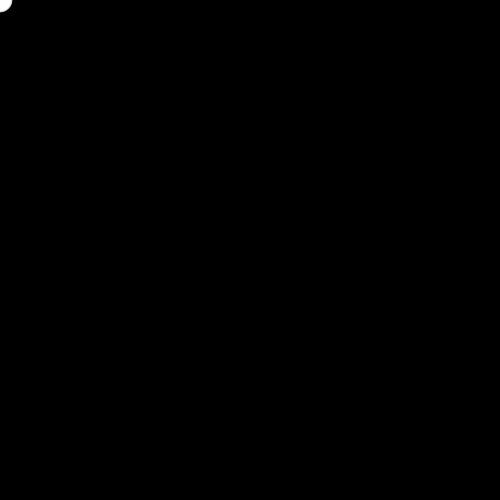
Frame 1 (no input)
Frame 60 (the mouse pressed at the canvas centre just before this capture): identical to frame 1, image omitted
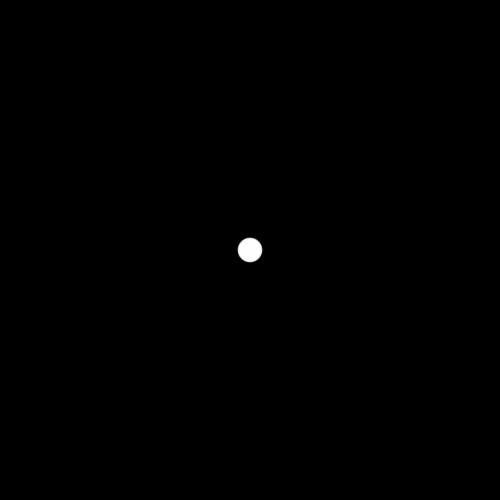
Frame 120 (the mouse held since frame 60 and released just before this capture)

The Processing sketch that drew these frames (run headless with seeded random() and noise(); from frame 60 on, the mouse is pressed at the canvas centre):

// Processing sketch: processing_103864
// ── processing_103864.pde

int num = 50;
int[] x = new int [num];
int[] y = new int [num];
int indexPosition = 0;

void setup() {
 size(500, 500);
 noStroke();
 smooth();
 fill(255, 102); 
}

void draw() {
 background(0);
 x[indexPosition] = mouseX; 
 y[indexPosition] = mouseY; 
 // Ciclo entre el 0 y el número de elementos
 indexPosition = (indexPosition + 1) % num;
 for (int i = 0; i < num; i++) {
  int pos = (indexPosition + 1) % num;
  float radius = (num - i) / 2.0;
  ellipse(x[pos], y[pos], radius, radius); 
 }

}
